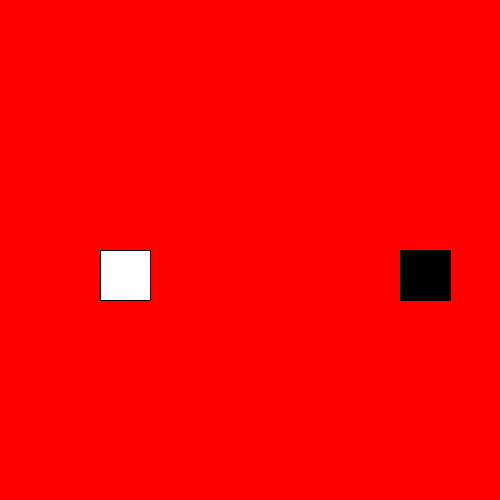
Frame 1 (no input)
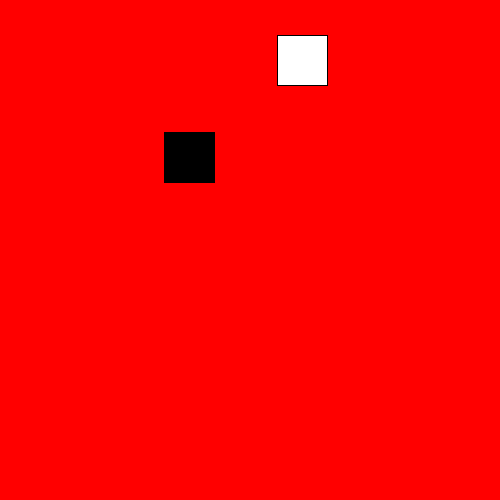
Frame 60 (the mouse pressed at the canvas centre just before this capture)
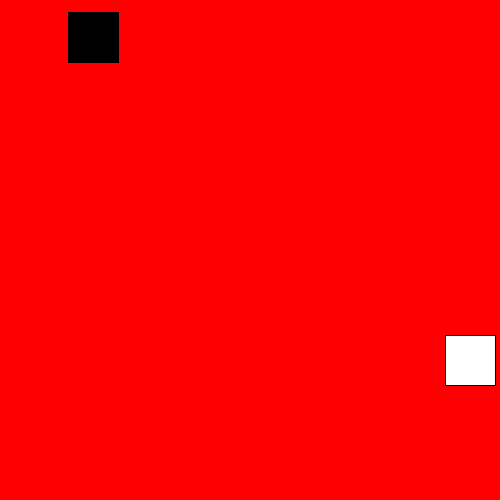
Frame 120 (the mouse held since frame 60 and released just before this capture)

The Processing sketch that drew these frames (run headless with seeded random() and noise(); from frame 60 on, the mouse is pressed at the canvas centre):

// Processing sketch: booleans_test
// ── booleans_test.pde


float rectX, rectY, rectWidth=50, rectHeight=50, rectHorizSpeed=3, rectVertSpeed=5;
boolean moveUp=true, moveRight=true; 
float rect2X, rect2Y, rect2Width=50, rect2Height=50, rect2HorizSpeed=4, rect2VertSpeed=2;
boolean moveUp2=true, moveRight2=false; 

void setup() {
  size(500, 500);
  rectX=width*.2;
  rectY=height*.5;
  rect2X=width*0.8;
  rect2Y=height*0.5;
  
  
}

void draw() {

  
  background(255, 0, 0);
  fill(255);
  rect(rectX, rectY, rectWidth, rectHeight);
  fill(0);
  rect(rect2X, rect2Y, rect2Width, rect2Height);
  if (moveUp) { //if 1
    rectY-=rectVertSpeed;
  } else {
    rectY+=rectVertSpeed;
  }//end if1
  
  if (moveUp2) {//if 2
    rect2Y-=rect2VertSpeed;
  } else {
    rect2Y+=rect2VertSpeed;
  }// end if/else 2
  
  if (moveRight) {//if 3
    rectX+=rectHorizSpeed;
  } else {
    rectX-=rectHorizSpeed;
  }//end if 3
  
  
  if (moveRight2) {//if else 4
    rect2X+=rect2HorizSpeed;
  } else {
    rect2X-=rect2HorizSpeed;
  }//end if else 4
  
  
  if (rectY<0) {
    moveUp=false;
  }

  if (rectY + rectHeight >height) {
    moveUp=true;
  }
  if (rectX<0) {
    moveRight=true;
  }
  if (rectX + rectWidth >width) {
    moveRight=false;
  }
  if (rect2Y<0) {
    moveUp2=false;
  }
  //*********problem in line below*************//
  if (rect2Y + rect2Height >height) {
    moveUp2=true;
  }
  if (rect2X<0) {
    moveRight2=true;
  }
  if (rect2X + rect2Width >width) {
    moveRight2=false;
  }  
 
   
   if ((abs (rectX-rect2X))<(.2*rectX)&& (abs(rectY-rect2Y))<(.2*rectX)) {
    moveRight2=!moveRight2;
    moveRight=!moveRight;
  }// end if
  
  if ((abs (rectY-rect2Y))<(.2*rectY)&& (abs(rectX-rect2X))<(.2*rectY)) {
    moveUp2=!moveUp2;
    moveUp=!moveUp;
  }// end if
  
 
}
